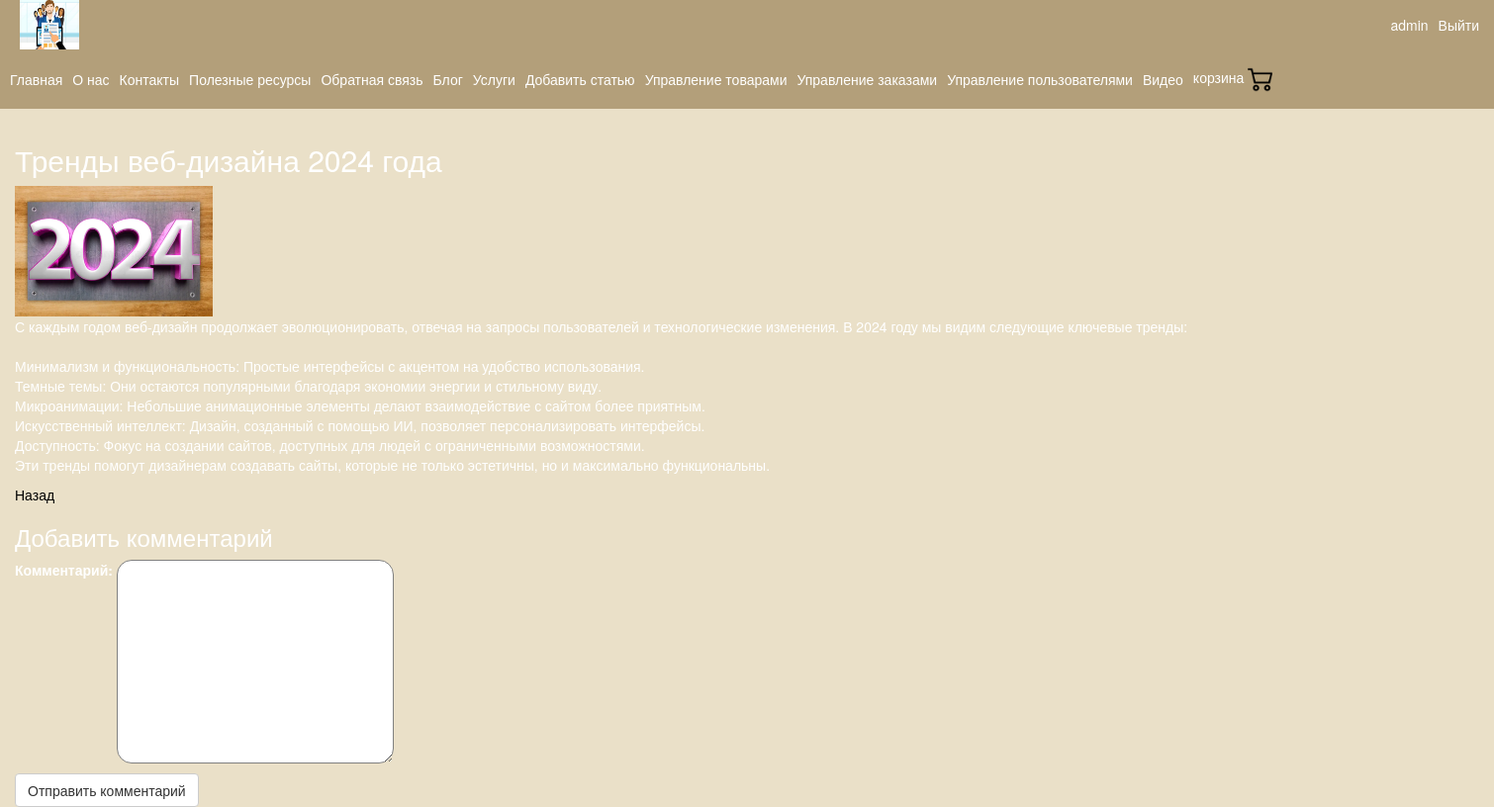
The page /blogpost/11/ (signed in) on the database its author committed.
### app/models.py (models this page shows)
class Blog(models.Model):
    title = models.CharField(max_length = 100, unique_for_date = "posted", verbose_name = "Заголовок")
    description = models.TextField(verbose_name = "Краткое содержание")
    content = models.TextField(verbose_name = "Полное содержание")
    posted = models.DateTimeField(default = datetime.now(), db_index = True, verbose_name = "Опубликована")
    author = models.ForeignKey(User, null=True, blank=True, on_delete = models.SET_NULL, verbose_name = "Автор")
    image = models.FileField(default = 'temp.jpg',verbose_name = 'Путь к картинке')

### app/views.py (the view)
# urls.py: path('blogpost/<int:parametr>/',views.blogpost,name='blogpost'),
def blogpost(request,parametr):
    assert isinstance(request,HttpRequest)
    post_1 = Blog.objects.get(id=parametr)
    comments = Comment.objects.filter(post=parametr)
    if request.method == "POST": # после отправки данных формы на сервер методом POST
        form = CommentForm(request.POST)
        if form.is_valid():
            comment_f = form.save(commit=False)
            comment_f.author = request.user # добавляем (так как этого поля нет в форме) в модель Комментария (Comment) в поле автор авторизованного пользователя
            comment_f.date = datetime.now() # добавляем в модель Комментария (Comment) текущую дату
            comment_f.post = Blog.objects.get(id=parametr) # добавляем в модель Комментария (Comment) статью, для которой данный комментарий
            comment_f.save() # сохраняем изменения после добавления полей
        return redirect('blogpost', parametr=post_1.id) # переадресация на ту же страницу статьи после отправки комментария
    else:
        form = CommentForm() # создание формы для ввода комментария
    return render(
        request,
        'app/blogpost.html',{
            'post_1':post_1,
            'year':datetime.now().year,
            'comments': comments, # передача всех комментариев к данной статье в шаблон веб-страницы
            'form': form,
            }
        )

### app/forms.py
class CommentForm (forms.ModelForm):
    class Meta:
        model = Comment # используемая модель
        fields = ('text',) # требуется заполнить только поле text
        labels = {'text': "Комментарий"} # метка к полю формы text

### app/templates/app/blogpost.html (shortened to what this page needs)
{% extends "app/layout.html" %}
{% block content %}
<h2>{{post_1.title}}</h2>
{% if post_1.image %}
<img src="{{ post_1.image.url }}" alt="Картинка статьи блога" width="200" />
{% endif %}
<p>{{post_1.content|linebreaksbr}}</p><p><a href="{%url 'blog'%}">Назад</a></p>
{% if user.is_authenticated %}
<h3>Добавить комментарий</h3>
<form method="POST">
    <div>
        {{form.as_p}}
        <button type="submit" class="save btn btn-default"> Отправить комментарий </button>
    </div>
</form>
{% else %}
<h3> Для добавления своего комментария, пожалуйста, авторизуйтесь </h3>
{% endif %}
    {% endblock %}

### app/templates/app/loginpartial.html (shortened to what this page needs)
﻿{% if user.is_authenticated %}
<form id="logoutForm" action="/logout/" method="post" class="logoutForm">
    <div class="login-name">{{ user.username }}</div>
    <a class="log-out" href="javascript:document.getElementById('logoutForm').submit()">Выйти</a>
</form>
{% else %}
<a class="log-in" href="{% url 'login' %}">Войти</a>
{% endif %}

### app/static/app/content/site.css (style rules this page uses)
body { margin:0px; padding:0px; }
input, select, textarea { max-width: 280px; }
a { color:black; }

### app/templates/app/layout.html (style rules this page uses)
textarea { border: 1px solid gray; border-radius: 15px; padding-left:10px; }
div, h1, h2, h3 { color: white; }
body { background-color: #EAE0C8; }
.logoutForm { float: right; margin-right: 15px; display: flex; align-items: center; height: 100%; color: white; text-align: center; gap:10px; }
.log-out { color:white; }

### rows shown on the page
Blog: title "Тренды веб-дизайна 2024 года", image (picture), content "С каждым годом веб-дизайн продолжает эволюционировать, отвечая на запросы пользователей и технологические изменения. В 2024 году мы видим следующие ключевые тренды: Минимализм и функциональность: Простые интерфейсы с акцентом на удобство использования. Темные темы: Они остаются популярными благодаря экономии энергии и стильному виду. Микроанимации: Небольшие анимационные элементы делают взаимодействие с сайтом более приятным. Искусственный интеллект: Дизайн, созданный с помощью ИИ, позволяет персонализировать интерфейсы. Доступность: Фокус на создании сайтов, доступных для людей с ограниченными возможностями. Эти тренды помогут дизайнерам создавать сайты, которые не только эстетичны, но и…"

### other values the page prints
{{ user.username }} "admin"
